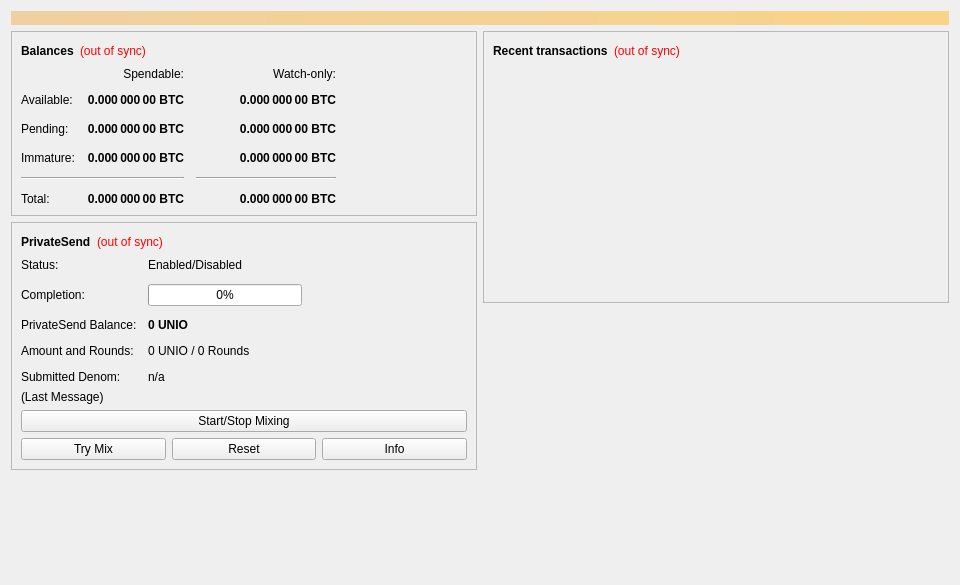
<?xml version="1.0" encoding="UTF-8"?>
<ui version="4.0">
 <class>OverviewPage</class>
 <widget class="QWidget" name="OverviewPage">
  <property name="geometry">
   <rect>
    <x>0</x>
    <y>0</y>
    <width>960</width>
    <height>585</height>
   </rect>
  </property>
  <property name="minimumSize">
   <size>
    <width>960</width>
    <height>0</height>
   </size>
  </property>
  <property name="windowTitle">
   <string>Form</string>
  </property>
  <layout class="QVBoxLayout" name="topLayout">
   <item>
    <widget class="QLabel" name="labelAlerts">
     <property name="visible">
      <bool>false</bool>
     </property>
     <property name="styleSheet">
      <string notr="true">QLabel { background-color: qlineargradient(x1: 0, y1: 0, x2: 1, y2: 0, stop:0 #F0D0A0, stop:1 #F8D488); color:#000000; }</string>
     </property>
     <property name="wordWrap">
      <bool>true</bool>
     </property>
     <property name="margin">
      <number>3</number>
     </property>
     <property name="textInteractionFlags">
      <set>Qt::TextSelectableByMouse</set>
     </property>
    </widget>
   </item>
   <item>
    <layout class="QHBoxLayout" name="horizontalLayout" stretch="1,1">
     <item>
      <layout class="QVBoxLayout" name="verticalLayout_2">
       <item>
        <widget class="QFrame" name="frame">
         <property name="frameShape">
          <enum>QFrame::StyledPanel</enum>
         </property>
         <property name="frameShadow">
          <enum>QFrame::Raised</enum>
         </property>
         <layout class="QVBoxLayout" name="verticalLayout_4">
          <item>
           <layout class="QHBoxLayout" name="horizontalLayout_4">
            <item>
             <widget class="QLabel" name="label_5">
              <property name="font">
               <font>
                <weight>75</weight>
                <bold>true</bold>
               </font>
              </property>
              <property name="text">
               <string>Balances</string>
              </property>
             </widget>
            </item>
            <item>
             <widget class="QLabel" name="labelWalletStatus">
              <property name="toolTip">
               <string>The displayed information may be out of date. Your wallet automatically synchronizes with the Unio network after a connection is established, but this process has not completed yet.</string>
              </property>
              <property name="styleSheet">
               <string notr="true">QLabel { color: red; }</string>
              </property>
              <property name="text">
               <string notr="true">(out of sync)</string>
              </property>
              <property name="alignment">
               <set>Qt::AlignLeading|Qt::AlignLeft|Qt::AlignVCenter</set>
              </property>
             </widget>
            </item>
            <item>
             <spacer name="horizontalSpacer_3">
              <property name="orientation">
               <enum>Qt::Horizontal</enum>
              </property>
              <property name="sizeHint" stdset="0">
               <size>
                <width>40</width>
                <height>20</height>
               </size>
              </property>
             </spacer>
            </item>
           </layout>
          </item>
          <item>
           <layout class="QGridLayout" name="gridLayout">
            <property name="spacing">
             <number>12</number>
            </property>
            <item row="2" column="2">
             <widget class="QLabel" name="labelWatchPending">
              <property name="font">
               <font>
                <weight>75</weight>
                <bold>true</bold>
               </font>
              </property>
              <property name="cursor">
               <cursorShape>IBeamCursor</cursorShape>
              </property>
              <property name="toolTip">
               <string>Unconfirmed transactions to watch-only addresses</string>
              </property>
              <property name="text">
               <string notr="true">0.000 000 00 BTC</string>
              </property>
              <property name="alignment">
               <set>Qt::AlignRight|Qt::AlignTrailing|Qt::AlignVCenter</set>
              </property>
              <property name="textInteractionFlags">
               <set>Qt::LinksAccessibleByMouse|Qt::TextSelectableByKeyboard|Qt::TextSelectableByMouse</set>
              </property>
             </widget>
            </item>
            <item row="2" column="1">
             <widget class="QLabel" name="labelUnconfirmed">
              <property name="font">
               <font>
                <weight>75</weight>
                <bold>true</bold>
               </font>
              </property>
              <property name="cursor">
               <cursorShape>IBeamCursor</cursorShape>
              </property>
              <property name="toolTip">
               <string>Total of transactions that have yet to be confirmed, and do not yet count toward the spendable balance</string>
              </property>
              <property name="text">
               <string notr="true">0.000 000 00 BTC</string>
              </property>
              <property name="alignment">
               <set>Qt::AlignRight|Qt::AlignTrailing|Qt::AlignVCenter</set>
              </property>
              <property name="textInteractionFlags">
               <set>Qt::LinksAccessibleByMouse|Qt::TextSelectableByKeyboard|Qt::TextSelectableByMouse</set>
              </property>
             </widget>
            </item>
            <item row="3" column="2">
             <widget class="QLabel" name="labelWatchImmature">
              <property name="font">
               <font>
                <weight>75</weight>
                <bold>true</bold>
               </font>
              </property>
              <property name="cursor">
               <cursorShape>IBeamCursor</cursorShape>
              </property>
              <property name="toolTip">
               <string>Mined balance in watch-only addresses that has not yet matured</string>
              </property>
              <property name="text">
               <string notr="true">0.000 000 00 BTC</string>
              </property>
              <property name="alignment">
               <set>Qt::AlignRight|Qt::AlignTrailing|Qt::AlignVCenter</set>
              </property>
              <property name="textInteractionFlags">
               <set>Qt::LinksAccessibleByMouse|Qt::TextSelectableByKeyboard|Qt::TextSelectableByMouse</set>
              </property>
             </widget>
            </item>
            <item row="4" column="0" colspan="2">
             <widget class="Line" name="lineSpendableBalance">
              <property name="orientation">
               <enum>Qt::Horizontal</enum>
              </property>
             </widget>
            </item>
            <item row="4" column="2">
             <widget class="Line" name="lineWatchBalance">
              <property name="sizePolicy">
               <sizepolicy hsizetype="Preferred" vsizetype="Fixed">
                <horstretch>0</horstretch>
                <verstretch>0</verstretch>
               </sizepolicy>
              </property>
              <property name="minimumSize">
               <size>
                <width>140</width>
                <height>0</height>
               </size>
              </property>
              <property name="orientation">
               <enum>Qt::Horizontal</enum>
              </property>
             </widget>
            </item>
            <item row="5" column="0">
             <widget class="QLabel" name="labelTotalText">
              <property name="text">
               <string>Total:</string>
              </property>
             </widget>
            </item>
            <item row="3" column="1">
             <widget class="QLabel" name="labelImmature">
              <property name="font">
               <font>
                <weight>75</weight>
                <bold>true</bold>
               </font>
              </property>
              <property name="cursor">
               <cursorShape>IBeamCursor</cursorShape>
              </property>
              <property name="toolTip">
               <string>Mined balance that has not yet matured</string>
              </property>
              <property name="text">
               <string notr="true">0.000 000 00 BTC</string>
              </property>
              <property name="alignment">
               <set>Qt::AlignRight|Qt::AlignTrailing|Qt::AlignVCenter</set>
              </property>
              <property name="textInteractionFlags">
               <set>Qt::LinksAccessibleByMouse|Qt::TextSelectableByKeyboard|Qt::TextSelectableByMouse</set>
              </property>
             </widget>
            </item>
            <item row="2" column="3">
             <spacer name="horizontalSpacer_2">
              <property name="orientation">
               <enum>Qt::Horizontal</enum>
              </property>
              <property name="sizeHint" stdset="0">
               <size>
                <width>40</width>
                <height>20</height>
               </size>
              </property>
             </spacer>
            </item>
            <item row="3" column="0">
             <widget class="QLabel" name="labelImmatureText">
              <property name="text">
               <string>Immature:</string>
              </property>
             </widget>
            </item>
            <item row="5" column="1">
             <widget class="QLabel" name="labelTotal">
              <property name="font">
               <font>
                <weight>75</weight>
                <bold>true</bold>
               </font>
              </property>
              <property name="cursor">
               <cursorShape>IBeamCursor</cursorShape>
              </property>
              <property name="toolTip">
               <string>Your current total balance</string>
              </property>
              <property name="text">
               <string notr="true">0.000 000 00 BTC</string>
              </property>
              <property name="alignment">
               <set>Qt::AlignRight|Qt::AlignTrailing|Qt::AlignVCenter</set>
              </property>
              <property name="textInteractionFlags">
               <set>Qt::LinksAccessibleByMouse|Qt::TextSelectableByKeyboard|Qt::TextSelectableByMouse</set>
              </property>
             </widget>
            </item>
            <item row="5" column="2">
             <widget class="QLabel" name="labelWatchTotal">
              <property name="font">
               <font>
                <weight>75</weight>
                <bold>true</bold>
               </font>
              </property>
              <property name="cursor">
               <cursorShape>IBeamCursor</cursorShape>
              </property>
              <property name="toolTip">
               <string>Current total balance in watch-only addresses</string>
              </property>
              <property name="text">
               <string notr="true">0.000 000 00 BTC</string>
              </property>
              <property name="alignment">
               <set>Qt::AlignRight|Qt::AlignTrailing|Qt::AlignVCenter</set>
              </property>
              <property name="textInteractionFlags">
               <set>Qt::LinksAccessibleByMouse|Qt::TextSelectableByKeyboard|Qt::TextSelectableByMouse</set>
              </property>
             </widget>
            </item>
            <item row="0" column="2">
             <widget class="QLabel" name="labelWatchonly">
              <property name="text">
               <string>Watch-only:</string>
              </property>
              <property name="alignment">
               <set>Qt::AlignRight|Qt::AlignTrailing|Qt::AlignVCenter</set>
              </property>
             </widget>
            </item>
            <item row="1" column="0">
             <widget class="QLabel" name="labelBalanceText">
              <property name="text">
               <string>Available:</string>
              </property>
             </widget>
            </item>
            <item row="1" column="1">
             <widget class="QLabel" name="labelBalance">
              <property name="font">
               <font>
                <weight>75</weight>
                <bold>true</bold>
               </font>
              </property>
              <property name="cursor">
               <cursorShape>IBeamCursor</cursorShape>
              </property>
              <property name="toolTip">
               <string>Your current spendable balance</string>
              </property>
              <property name="text">
               <string notr="true">0.000 000 00 BTC</string>
              </property>
              <property name="alignment">
               <set>Qt::AlignRight|Qt::AlignTrailing|Qt::AlignVCenter</set>
              </property>
              <property name="textInteractionFlags">
               <set>Qt::LinksAccessibleByMouse|Qt::TextSelectableByKeyboard|Qt::TextSelectableByMouse</set>
              </property>
             </widget>
            </item>
            <item row="1" column="2">
             <widget class="QLabel" name="labelWatchAvailable">
              <property name="font">
               <font>
                <weight>75</weight>
                <bold>true</bold>
               </font>
              </property>
              <property name="cursor">
               <cursorShape>IBeamCursor</cursorShape>
              </property>
              <property name="toolTip">
               <string>Your current balance in watch-only addresses</string>
              </property>
              <property name="text">
               <string notr="true">0.000 000 00 BTC</string>
              </property>
              <property name="alignment">
               <set>Qt::AlignRight|Qt::AlignTrailing|Qt::AlignVCenter</set>
              </property>
              <property name="textInteractionFlags">
               <set>Qt::LinksAccessibleByMouse|Qt::TextSelectableByKeyboard|Qt::TextSelectableByMouse</set>
              </property>
             </widget>
            </item>
            <item row="2" column="0">
             <widget class="QLabel" name="labelPendingText">
              <property name="text">
               <string>Pending:</string>
              </property>
             </widget>
            </item>
            <item row="0" column="1">
             <widget class="QLabel" name="labelSpendable">
              <property name="text">
               <string>Spendable:</string>
              </property>
              <property name="alignment">
               <set>Qt::AlignRight|Qt::AlignTrailing|Qt::AlignVCenter</set>
              </property>
             </widget>
            </item>
           </layout>
          </item>
         </layout>
        </widget>
       </item>
       <item>
        <widget class="QFrame" name="framePrivateSend">
         <property name="layoutDirection">
          <enum>Qt::LeftToRight</enum>
         </property>
         <property name="frameShape">
          <enum>QFrame::StyledPanel</enum>
         </property>
         <property name="frameShadow">
          <enum>QFrame::Raised</enum>
         </property>
         <layout class="QVBoxLayout" name="VerticalLayout_PS1">
          <item>
           <layout class="QHBoxLayout" name="horizontalLayout_5">
            <item>
             <widget class="QLabel" name="labelPrivateSendHeader">
              <property name="font">
               <font>
                <weight>75</weight>
                <bold>true</bold>
               </font>
              </property>
              <property name="text">
               <string>PrivateSend</string>
              </property>
             </widget>
            </item>
            <item>
             <widget class="QLabel" name="labelPrivateSendSyncStatus">
              <property name="toolTip">
               <string>The displayed information may be out of date. Your wallet automatically synchronizes with the Unio network after a connection is established, but this process has not completed yet.</string>
              </property>
              <property name="styleSheet">
               <string notr="true">QLabel { color: red; }</string>
              </property>
              <property name="text">
               <string notr="true">(out of sync)</string>
              </property>
              <property name="alignment">
               <set>Qt::AlignLeading|Qt::AlignLeft|Qt::AlignVCenter</set>
              </property>
             </widget>
            </item>
            <item>
             <spacer name="horizontalSpacer_4">
              <property name="orientation">
               <enum>Qt::Horizontal</enum>
              </property>
              <property name="sizeHint" stdset="0">
               <size>
                <width>40</width>
                <height>20</height>
               </size>
              </property>
             </spacer>
            </item>
           </layout>
          </item>
          <item>
           <layout class="QFormLayout" name="privateSendFormLayout">
            <property name="fieldGrowthPolicy">
             <enum>QFormLayout::AllNonFixedFieldsGrow</enum>
            </property>
            <property name="horizontalSpacing">
             <number>11</number>
            </property>
            <property name="verticalSpacing">
             <number>12</number>
            </property>
            <item row="0" column="0">
             <widget class="QLabel" name="labelPrivateSendEnabledText">
              <property name="text">
               <string>Status:</string>
              </property>
             </widget>
            </item>
            <item row="0" column="1">
             <widget class="QLabel" name="labelPrivateSendEnabled">
              <property name="text">
               <string>Enabled/Disabled</string>
              </property>
             </widget>
            </item>
            <item row="1" column="0">
             <widget class="QLabel" name="labelCompletitionText">
              <property name="text">
               <string>Completion:</string>
              </property>
             </widget>
            </item>
            <item row="1" column="1">
             <widget class="QProgressBar" name="privateSendProgress">
              <property name="maximumSize">
               <size>
                <width>154</width>
                <height>16777215</height>
               </size>
              </property>
              <property name="value">
               <number>0</number>
              </property>
             </widget>
            </item>
            <item row="2" column="0">
             <widget class="QLabel" name="labelAnonymizedText">
              <property name="text">
               <string>PrivateSend Balance:</string>
              </property>
             </widget>
            </item>
            <item row="2" column="1">
             <widget class="QLabel" name="labelAnonymized">
              <property name="font">
               <font>
                <weight>75</weight>
                <bold>true</bold>
               </font>
              </property>
              <property name="text">
               <string notr="true">0 UNIO</string>
              </property>
             </widget>
            </item>
            <item row="3" column="0">
             <widget class="QLabel" name="labelAmountAndRoundsText">
              <property name="text">
               <string>Amount and Rounds:</string>
              </property>
             </widget>
            </item>
            <item row="3" column="1">
             <widget class="QLabel" name="labelAmountRounds">
              <property name="text">
               <string>0 UNIO / 0 Rounds</string>
              </property>
             </widget>
            </item>
            <item row="4" column="0">
             <widget class="QLabel" name="labelSubmittedDenomText">
              <property name="text">
               <string>Submitted Denom:</string>
              </property>
             </widget>
            </item>
            <item row="4" column="1">
             <widget class="QLabel" name="labelSubmittedDenom">
              <property name="toolTip">
               <string>The denominations you submitted to the Masternode.&lt;br&gt;To mix, other users must submit the exact same denominations.</string>
              </property>
              <property name="text">
               <string>n/a</string>
              </property>
             </widget>
            </item>
           </layout>
          </item>
          <item>
           <layout class="QVBoxLayout" name="VerticalLayout_PS">
            <item>
             <widget class="QLabel" name="labelPrivateSendLastMessage">
              <property name="text">
               <string>(Last Message)</string>
              </property>
              <property name="alignment">
               <set>Qt::AlignLeading|Qt::AlignLeft|Qt::AlignTop</set>
              </property>
              <property name="wordWrap">
               <bool>true</bool>
              </property>
             </widget>
            </item>
            <item>
             <widget class="QPushButton" name="togglePrivateSend">
              <property name="sizePolicy">
               <sizepolicy hsizetype="MinimumExpanding" vsizetype="Fixed">
                <horstretch>0</horstretch>
                <verstretch>0</verstretch>
               </sizepolicy>
              </property>
              <property name="text">
               <string>Start/Stop Mixing</string>
              </property>
             </widget>
            </item>
            <item>
             <layout class="QHBoxLayout" name="horizontalLayout_debugbuttons">
              <item>
               <widget class="QPushButton" name="privateSendAuto">
                <property name="sizePolicy">
                 <sizepolicy hsizetype="MinimumExpanding" vsizetype="Fixed">
                  <horstretch>0</horstretch>
                  <verstretch>0</verstretch>
                 </sizepolicy>
                </property>
                <property name="toolTip">
                 <string>Try to manually submit a PrivateSend request.</string>
                </property>
                <property name="text">
                 <string>Try Mix</string>
                </property>
               </widget>
              </item>
              <item>
               <widget class="QPushButton" name="privateSendReset">
                <property name="sizePolicy">
                 <sizepolicy hsizetype="MinimumExpanding" vsizetype="Fixed">
                  <horstretch>0</horstretch>
                  <verstretch>0</verstretch>
                 </sizepolicy>
                </property>
                <property name="toolTip">
                 <string>Reset the current status of PrivateSend (can interrupt PrivateSend if it's in the process of Mixing, which can cost you money!)</string>
                </property>
                <property name="autoFillBackground">
                 <bool>false</bool>
                </property>
                <property name="text">
                 <string>Reset</string>
                </property>
               </widget>
              </item>
              <item>
               <widget class="QPushButton" name="privateSendInfo">
                <property name="sizePolicy">
                 <sizepolicy hsizetype="MinimumExpanding" vsizetype="Fixed">
                  <horstretch>0</horstretch>
                  <verstretch>0</verstretch>
                 </sizepolicy>
                </property>
                <property name="toolTip">
                 <string>Information about PrivateSend and Mixing</string>
                </property>
                <property name="text">
                 <string>Info</string>
                </property>
               </widget>
              </item>
             </layout>
            </item>
           </layout>
          </item>
         </layout>
        </widget>
       </item>
       <item>
        <spacer name="verticalSpacer">
         <property name="orientation">
          <enum>Qt::Vertical</enum>
         </property>
         <property name="sizeHint" stdset="0">
          <size>
           <width>20</width>
           <height>40</height>
          </size>
         </property>
        </spacer>
       </item>
      </layout>
     </item>
     <item>
      <layout class="QVBoxLayout" name="verticalLayout_3">
       <item>
        <widget class="QFrame" name="frame_2">
         <property name="frameShape">
          <enum>QFrame::StyledPanel</enum>
         </property>
         <property name="frameShadow">
          <enum>QFrame::Raised</enum>
         </property>
         <layout class="QVBoxLayout" name="verticalLayout">
          <item>
           <layout class="QHBoxLayout" name="horizontalLayout_2">
            <item>
             <widget class="QLabel" name="label_4">
              <property name="font">
               <font>
                <weight>75</weight>
                <bold>true</bold>
               </font>
              </property>
              <property name="text">
               <string>Recent transactions</string>
              </property>
             </widget>
            </item>
            <item>
             <widget class="QLabel" name="labelTransactionsStatus">
              <property name="toolTip">
               <string>The displayed information may be out of date. Your wallet automatically synchronizes with the Unio network after a connection is established, but this process has not completed yet.</string>
              </property>
              <property name="styleSheet">
               <string notr="true">QLabel { color: red; }</string>
              </property>
              <property name="text">
               <string notr="true">(out of sync)</string>
              </property>
              <property name="alignment">
               <set>Qt::AlignLeading|Qt::AlignLeft|Qt::AlignVCenter</set>
              </property>
             </widget>
            </item>
            <item>
             <spacer name="horizontalSpacer">
              <property name="orientation">
               <enum>Qt::Horizontal</enum>
              </property>
              <property name="sizeHint" stdset="0">
               <size>
                <width>40</width>
                <height>20</height>
               </size>
              </property>
             </spacer>
            </item>
           </layout>
          </item>
          <item>
           <widget class="QListView" name="listTransactions">
            <property name="styleSheet">
             <string notr="true">QListView { background: transparent; }</string>
            </property>
            <property name="frameShape">
             <enum>QFrame::NoFrame</enum>
            </property>
            <property name="verticalScrollBarPolicy">
             <enum>Qt::ScrollBarAlwaysOff</enum>
            </property>
            <property name="horizontalScrollBarPolicy">
             <enum>Qt::ScrollBarAlwaysOff</enum>
            </property>
            <property name="selectionMode">
             <enum>QAbstractItemView::NoSelection</enum>
            </property>
           </widget>
          </item>
         </layout>
        </widget>
       </item>
       <item>
        <spacer name="verticalSpacer_2">
         <property name="orientation">
          <enum>Qt::Vertical</enum>
         </property>
         <property name="sizeHint" stdset="0">
          <size>
           <width>20</width>
           <height>40</height>
          </size>
         </property>
        </spacer>
       </item>
      </layout>
     </item>
    </layout>
   </item>
  </layout>
 </widget>
 <resources/>
 <connections/>
</ui>
